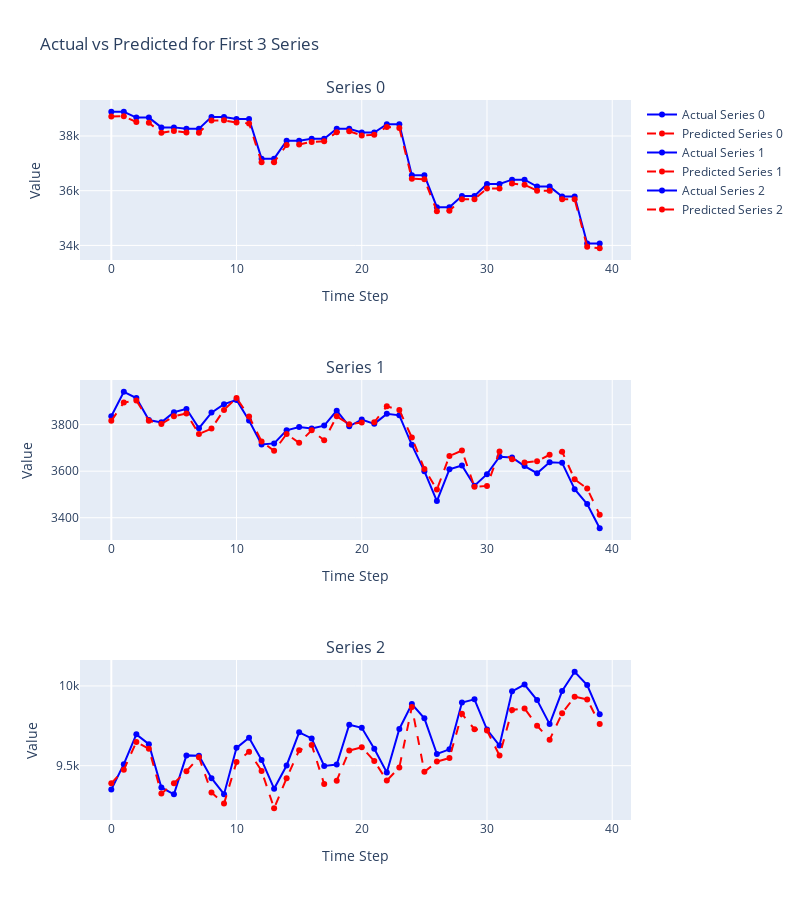

This figure's notebook cell:
### Code cell
fig = make_subplots(rows=3, cols=1, subplot_titles=['Series 0', 'Series 1', 'Series 2'])

for i in range(3):
    fig.add_trace(
        go.Scatter(x=list(range(40)), y=y[i], mode='lines+markers',
                  name=f'Actual Series {i}', line=dict(color='blue')),
        row=i+1, col=1
    )
    fig.add_trace(
        go.Scatter(x=list(range(40)), y=y_pred_all[i], mode='lines+markers',
                  name=f'Predicted Series {i}', line=dict(color='red', dash='dash')),
        row=i+1, col=1
    )

fig.update_layout(height=900, width=800, title_text="Actual vs Predicted for First 3 Series")
fig.update_xaxes(title_text="Time Step")
fig.update_yaxes(title_text="Value")
fig.show()

### Figure 1 — Plotly figure (JSON) as saved in the notebook; plotly's stock layout.template omitted (floating-point values rounded to 4 significant figures)
{"data": [{"line": {"color": "blue"}, "mode": "lines+markers", "name": "Actual Series 0", "type": "scatter", "x": [0, 1, 2, 3, 4, 5, 6, 7, 8, 9, 10, 11, 12, 13, 14, 15, 16, 17, 18, 19, 20, 21, 22, 23, 24, 25, 26, 27, 28, 29, 30, 31, 32, 33, 34, 35, 36, 37, 38, 39], "xaxis": "x", "y": [38890.0, 38890.0, 38670.0, 38670.0, 38310.0, 38310.0, 38260.0, 38260.0, 38700.0, 38700.0, 38620.0, 38620.0, 37170.0, 37170.0, 37830.0, 37830.0, 37890.0, 37890.0, 38260.0, 38260.0, 38130.0, 38130.0, 38430.0, 38430.0, 36570.0, 36570.0, 35400.0, 35400.0, 35810.0, 35810.0, 36250.0, 36250.0, 36400.0, 36400.0, 36150.0, 36150.0, 35790.0, 35790.0, 34070.0, 34070.0], "yaxis": "y"}, {"line": {"color": "red", "dash": "dash"}, "mode": "lines+markers", "name": "Predicted Series 0", "type": "scatter", "x": [0, 1, 2, 3, 4, 5, 6, 7, 8, 9, 10, 11, 12, 13, 14, 15, 16, 17, 18, 19, 20, 21, 22, 23, 24, 25, 26, 27, 28, 29, 30, 31, 32, 33, 34, 35, 36, 37, 38, 39], "xaxis": "x", "y": [38710.0, 38720.0, 38510.0, 38480.0, 38120.0, 38190.0, 38130.0, 38120.0, 38560.0, 38570.0, 38490.0, 38460.0, 37040.0, 37040.0, 37670.0, 37690.0, 37780.0, 37800.0, 38140.0, 38170.0, 38020.0, 38050.0, 38330.0, 38290.0, 36440.0, 36420.0, 35250.0, 35270.0, 35690.0, 35690.0, 36080.0, 36080.0, 36260.0, 36220.0, 36000.0, 36000.0, 35690.0, 35690.0, 33950.0, 33900.0], "yaxis": "y"}, {"line": {"color": "blue"}, "mode": "lines+markers", "name": "Actual Series 1", "type": "scatter", "x": [0, 1, 2, 3, 4, 5, 6, 7, 8, 9, 10, 11, 12, 13, 14, 15, 16, 17, 18, 19, 20, 21, 22, 23, 24, 25, 26, 27, 28, 29, 30, 31, 32, 33, 34, 35, 36, 37, 38, 39], "xaxis": "x2", "y": [3836.0, 3941.0, 3915.0, 3820.0, 3810.0, 3853.0, 3868.0, 3785.0, 3852.0, 3888.0, 3906.0, 3818.0, 3715.0, 3719.0, 3776.0, 3790.0, 3783.0, 3796.0, 3860.0, 3793.0, 3822.0, 3803.0, 3846.0, 3840.0, 3713.0, 3600.0, 3472.0, 3608.0, 3624.0, 3538.0, 3587.0, 3662.0, 3659.0, 3622.0, 3591.0, 3639.0, 3636.0, 3522.0, 3459.0, 3355.0], "yaxis": "y2"}, {"line": {"color": "red", "dash": "dash"}, "mode": "lines+markers", "name": "Predicted Series 1", "type": "scatter", "x": [0, 1, 2, 3, 4, 5, 6, 7, 8, 9, 10, 11, 12, 13, 14, 15, 16, 17, 18, 19, 20, 21, 22, 23, 24, 25, 26, 27, 28, 29, 30, 31, 32, 33, 34, 35, 36, 37, 38, 39], "xaxis": "x2", "y": [3816.0, 3895.0, 3904.0, 3817.0, 3803.0, 3836.0, 3848.0, 3760.0, 3783.0, 3863.0, 3914.0, 3835.0, 3728.0, 3687.0, 3760.0, 3722.0, 3776.0, 3733.0, 3836.0, 3801.0, 3809.0, 3810.0, 3879.0, 3863.0, 3745.0, 3610.0, 3521.0, 3666.0, 3688.0, 3533.0, 3537.0, 3685.0, 3651.0, 3638.0, 3643.0, 3671.0, 3684.0, 3565.0, 3525.0, 3412.0], "yaxis": "y2"}, {"line": {"color": "blue"}, "mode": "lines+markers", "name": "Actual Series 2", "type": "scatter", "x": [0, 1, 2, 3, 4, 5, 6, 7, 8, 9, 10, 11, 12, 13, 14, 15, 16, 17, 18, 19, 20, 21, 22, 23, 24, 25, 26, 27, 28, 29, 30, 31, 32, 33, 34, 35, 36, 37, 38, 39], "xaxis": "x3", "y": [9350.0, 9510.0, 9696.0, 9635.0, 9363.0, 9321.0, 9565.0, 9563.0, 9422.0, 9321.0, 9612.0, 9676.0, 9536.0, 9356.0, 9501.0, 9709.0, 9671.0, 9498.0, 9507.0, 9757.0, 9738.0, 9606.0, 9458.0, 9730.0, 9887.0, 9797.0, 9574.0, 9602.0, 9896.0, 9916.0, 9727.0, 9626.0, 9966.0, 10010.0, 9912.0, 9761.0, 9968.0, 10090.0, 10010.0, 9823.0], "yaxis": "y3"}, {"line": {"color": "red", "dash": "dash"}, "mode": "lines+markers", "name": "Predicted Series 2", "type": "scatter", "x": [0, 1, 2, 3, 4, 5, 6, 7, 8, 9, 10, 11, 12, 13, 14, 15, 16, 17, 18, 19, 20, 21, 22, 23, 24, 25, 26, 27, 28, 29, 30, 31, 32, 33, 34, 35, 36, 37, 38, 39], "xaxis": "x3", "y": [9389.0, 9474.0, 9649.0, 9606.0, 9325.0, 9390.0, 9466.0, 9553.0, 9332.0, 9262.0, 9522.0, 9588.0, 9467.0, 9233.0, 9421.0, 9597.0, 9630.0, 9385.0, 9406.0, 9595.0, 9615.0, 9530.0, 9407.0, 9489.0, 9868.0, 9461.0, 9526.0, 9548.0, 9825.0, 9728.0, 9721.0, 9564.0, 9849.0, 9859.0, 9751.0, 9662.0, 9829.0, 9933.0, 9916.0, 9761.0], "yaxis": "y3"}], "layout": {"annotations": [{"font": {"size": 16}, "showarrow": false, "text": "Series 0", "x": 0.5, "xanchor": "center", "xref": "paper", "y": 1, "yanchor": "bottom", "yref": "paper"}, {"font": {"size": 16}, "showarrow": false, "text": "Series 1", "x": 0.5, "xanchor": "center", "xref": "paper", "y": 0.6111, "yanchor": "bottom", "yref": "paper"}, {"font": {"size": 16}, "showarrow": false, "text": "Series 2", "x": 0.5, "xanchor": "center", "xref": "paper", "y": 0.2222, "yanchor": "bottom", "yref": "paper"}], "height": 900, "title": {"text": "Actual vs Predicted for First 3 Series"}, "width": 800, "xaxis": {"anchor": "y", "domain": [0, 1], "title": {"text": "Time Step"}}, "xaxis2": {"anchor": "y2", "domain": [0, 1], "title": {"text": "Time Step"}}, "xaxis3": {"anchor": "y3", "domain": [0, 1], "title": {"text": "Time Step"}}, "yaxis": {"anchor": "x", "domain": [0.7778, 1], "title": {"text": "Value"}}, "yaxis2": {"anchor": "x2", "domain": [0.3889, 0.6111], "title": {"text": "Value"}}, "yaxis3": {"anchor": "x3", "domain": [0, 0.2222], "title": {"text": "Value"}}}}
